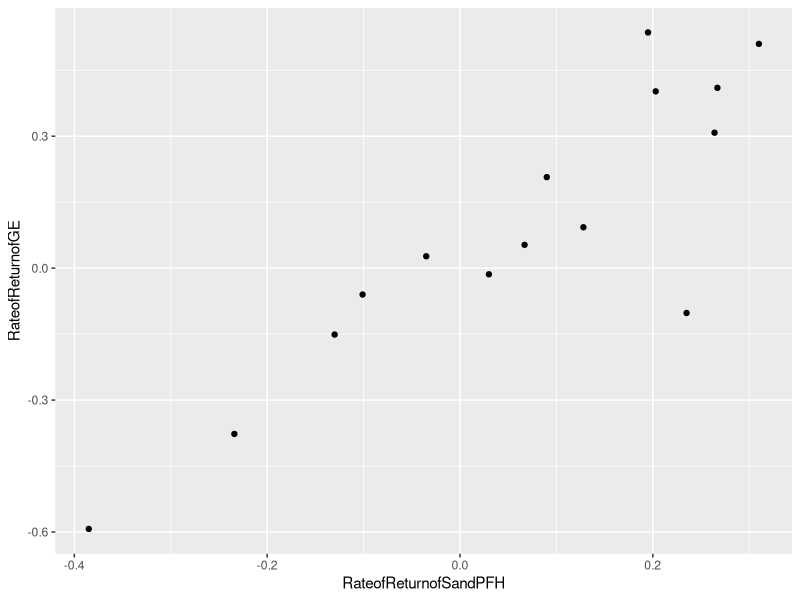
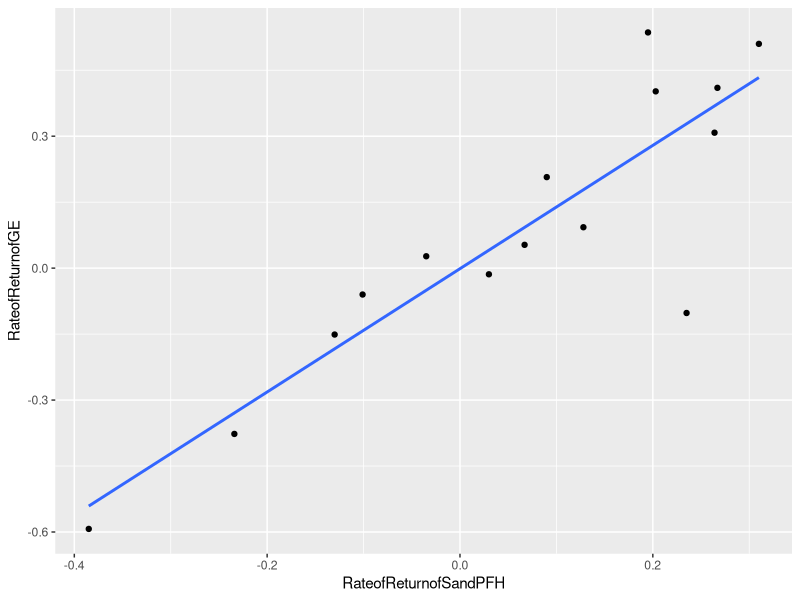

Source code (R) for these figures, in order:
## ---- chunk 1


# STAT 614 Homework Linear Regression  KEY
library(tidyverse)

# NUMBER 1

	tribble(~"RateofReturnofSandPFH",      	~"RateofReturnofGE",
    	    	           .203,                      .402,
    		               .310,                      .510,
    	                 .267,	                    .410,
    	                 .195,	                    .536,
    	                -.101,                     -.060,
    	                -.130,	                   -.151,
    	                -.234,	                   -.377,
    	                 .264,	                    .308,
    	                 .090,	                    .207,
    	                 .030,	                   -.014,
	                     .128,	                    .093,
    	                -.035,	                    .027,
    	                -.385,	                   -.593,
    	                 .235,	                   -.102,
    	                 .067,	                    .053
	        ) -> b
	b
	
	#1a

	ggplot(data = b) +
	  geom_point(mapping = aes(y = RateofReturnofGE, x = RateofReturnofSandPFH ))
	
	#1b The scatterplot suggests a strong positive linear relationship
	
	#1c
	cor(b$RateofReturnofSandPFH, b$RateofReturnofGE)

	#1d  The correlation coeficient indicates the strength and the direction of the pattern shown
	#    by the scatterplot.
	
	#1e
	lm(RateofReturnofGE~RateofReturnofSandPFH, data = b)->BB
	BB
	
	
	# 1f  y(hat) =  .01383 + .55765x
	
	
	# 1g  For every 1 unit of increase RATE of RETURN of S&P 500, the RATE of RETURN of GE increases
	#     by .55765
	
	# 1h  
	
	ggplot(data = b) +
	  geom_point(mapping = aes(y = RateofReturnofGE, x = RateofReturnofSandPFH )) +
	  geom_smooth(method=lm,mapping = aes(y = RateofReturnofGE, x = RateofReturnofSandPFH ), se=FALSE)
	
	# 1i  y(hat) =  .01383 + .55765(1.78)  =  1.0064
	
	# 1j  Residual = (Observed - Expected)   
	#     Observed value for .267 = .410
	#     Expected value for .267 is  .01383 + .55765(.267) = .16272
	#     Residual =  (.410 - .16272) = .24728
	#     The observed value of .410 is above average since the residual .24728
	#     is a positive number
	
	#1k
	
	
	summary(BB)
	
	# .7818
	
	# NUMBER 2
	
	#2a  Highest cell phone use    (20 , 87)
	#    Highest (GDP)             (37 , 42)
	# Note; the coordinates are approximations
	
	#2b
	#   x = 34.3 , y = 45.1
  # The predicted cell phone use:  y(hat) =  -.13 + 2.62(34.3) = 89.736
	# The residual =  (Observed - Expected) = 45.1 - 89.736 = -44.636
	# Since the residual is a negative number, the observed value of 45.1 is below average.
	
	#2c  Since the slope is a positive number, the correlation is going to be positive.
	
	# NUMBER 3
	
	#3a  Two possible response:   Does a linear relationship exist between fertility rate and
	#    gender inequality?   Is fertility rate a function of gender inequality ?
	
	#3b  Fertility Rate = 1.378 + 2.734GII  (The equation's slope indicates that for every
	#    index unit of increase for gender inequality, the fertility rate increases by 2.734 on
	#    average)
	

	#3c  r = .598  ,  r(squared) = .357
	#  The low r value indicates that the scatter plot does not show a strong linear relationship
	#  between the varibles
	#  The r(squared) value of .357 indicates that only 35.7% of the variation in the dependent 
	#  variable is explained by the linear model.
	
	#3d  Based on the quantitave results of #3c, we cannot say with confidence that fertility rate
	#    and gender inequality have a strong linear relationship.
	         



